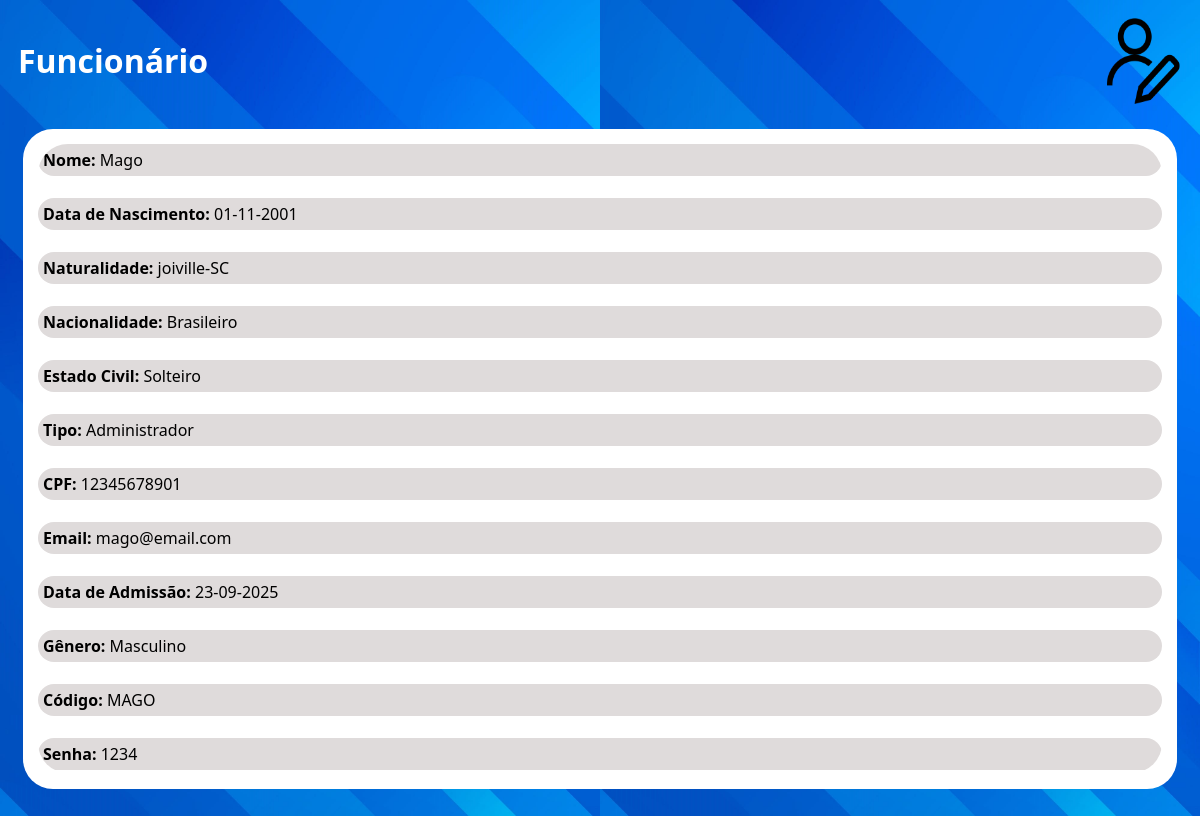
The page /private/readFuncionário.php?id=1 (signed in) on the database its author committed.
### tables this page shows
CREATE TABLE usuarios(
	id int auto_increment primary key,
    nome varchar(120) not null,
    data_nascimento varchar(45) not null,
    naturalidade varchar(45) not null,
    nacionalidade varchar(45) not null,
    estado_civil varchar(45) not null,
    tipo ENUM('Administrador','Usuario') not null,
    CPF char(11) not null unique,
    email varchar(120) not null unique,
    data_admissao varchar(45) not null,
    genero varchar(45) not null,
    codigo char(6) not null unique,
    senha varchar(255) not null
);

### private/readFuncionário.php (the view, shortened to what this page needs)
<?php
include '../config/db.php';
if (isset($_GET['id'])) {
    $id = $_GET['id'];
    $sql = "SELECT * FROM usuarios WHERE id = $id";
    $result = $conn->query($sql);
    if ($result && $result->num_rows > 0) {
        $row = $result->fetch_assoc();
        ?>
        <!DOCTYPE html>
        <html lang="pt-br">
        <head>
            <link rel="stylesheet" href="../style/styles.css">
        </head>
        <body>
            <header class="header">
                <h1>Funcionário</h1>
                <img class="logoMenu" src="../assets/icons/funcionario.png">
            </header>
            <div class="brancoGeral">
                <div class="arrastarGeral">
                    <div class="cinzaCadastro"><strong>Nome:</strong> <?php echo $row['nome']; ?></div><br>
                    <div class="cinzaCadastro"><strong>Data de Nascimento:</strong>
                        <?php echo $row['data_nascimento']; ?></div><br>
                    <div class="cinzaCadastro"><strong>Naturalidade:</strong>
                        <?php echo $row['naturalidade']; ?></div><br>
                    <div class="cinzaCadastro"><strong>Nacionalidade:</strong>
                        <?php echo $row['nacionalidade']; ?></div><br>
                    <div class="cinzaCadastro"><strong>Estado Civil:</strong>
                        <?php echo $row['estado_civil']; ?></div><br>
                    <div class="cinzaCadastro"><strong>Tipo:</strong> <?php echo $row['tipo']; ?></div><br>
                    <div class="cinzaCadastro"><strong>CPF:</strong> <?php echo $row['CPF']; ?></div><br>
                    <div class="cinzaCadastro"><strong>Email:</strong> <?php echo $row['email']; ?></div><br>
                    <div class="cinzaCadastro"><strong>Data de Admissão:</strong>
                        <?php echo $row['data_admissao']; ?></div><br>
                    <div class="cinzaCadastro"><strong>Gênero:</strong> <?php echo $row['genero']; ?></div>
                    <br>
                    <div class="cinzaCadastro"><strong>Código:</strong> <?php echo $row['codigo']; ?></div>
                    <br>
                    <div class="cinzaCadastro"><strong>Senha:</strong> <?php echo $row['senha']; ?></div><br>
                </div>
            </div>
        </body>
        </html>
        <?php
    } else {
        echo "Funcionário não encontrado.";
    }
} else {
    echo "ID não informado.";
}
?>

### style/styles.css (style rules this page uses)
body { background-image: url('..//assets/icons/BlueBackground.jpg'); background-size: 600px; font-family: 'Segoe UI', Tahoma, Geneva, Verdana, sans-serif; }
.header { color: white; justify-content: space-between; display: flex; padding: 10px; }
.logoMenu { width: 79px; }
.brancoGeral { background-color: white; border-radius: 30px; border: 0px; padding: 15px; margin: 15px; height: 630px; }
.arrastarGeral { overflow: scroll; scrollbar-width: none; height: 629px; border-radius: 30px; }
.cinzaCadastro { background-color: rgb(223, 219, 219); border-radius: 30px; border: 0px; padding: 5px; text-align: left; }

### rows shown on the page
usuarios: nome "Mago", data_nascimento "01-11-2001", naturalidade "joiville-SC", nacionalidade "Brasileiro", estado_civil "Solteiro", tipo "Administrador", CPF "12345678901", email "mago@email.com", data_admissao "23-09-2025", genero "Masculino", codigo "MAGO", senha "1234"
